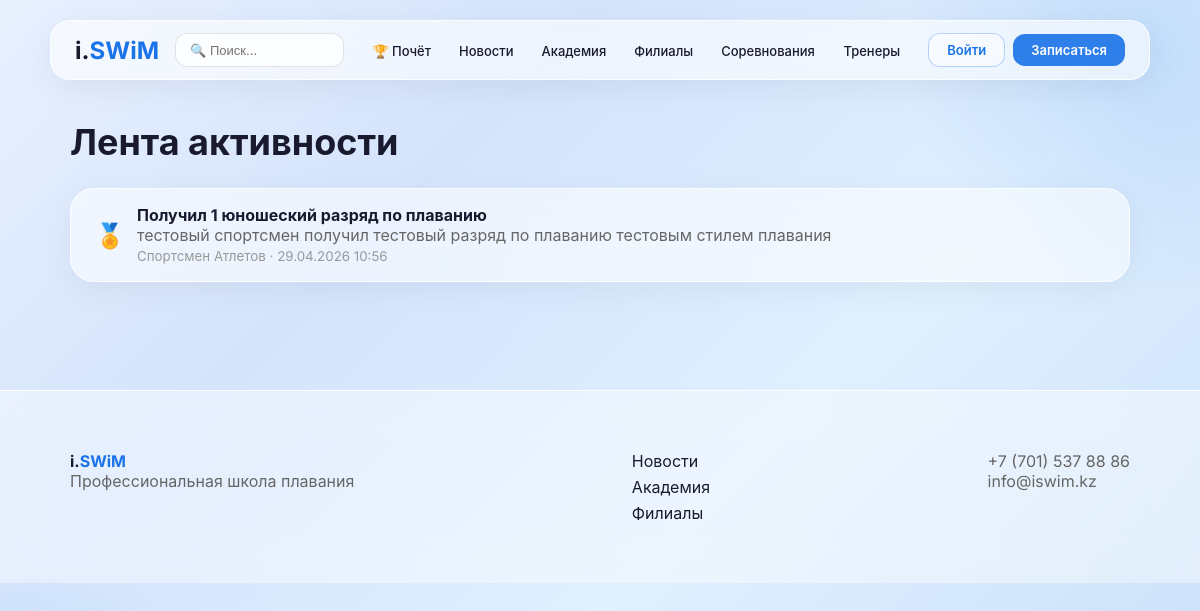
The page /activity/ on the database its author committed.
### activity/models.py (models this page shows, shortened)
class Activity(models.Model):
    ACTIVITY_TYPES = [
        ('achievement', 'Достижение'),
        ('competition', 'Соревнование'),
        ('record', 'Рекорд'),
        ('photo', 'Фото'),
        ('other', 'Другое'),
    ]
    user = models.ForeignKey(User, on_delete=models.CASCADE, related_name='activities', verbose_name='Пользователь')
    activity_type = models.CharField(max_length=20, choices=ACTIVITY_TYPES, verbose_name='Тип')
    title = models.CharField(max_length=300, verbose_name='Заголовок')
    description = models.TextField(blank=True, verbose_name='Описание')
    link = models.CharField(max_length=500, blank=True, verbose_name='Ссылка')
    created_at = models.DateTimeField(auto_now_add=True, verbose_name='Создано')
    class Meta:
        verbose_name = 'Активность'
        verbose_name_plural = 'Активности'
        ordering = ['-created_at']

### users/models.py (models this page shows, shortened)
class User(AbstractUser):
    middle_name = models.CharField(max_length=50, blank=True, verbose_name='Отчество')
    phone = models.CharField(max_length=20, blank=True, verbose_name='Телефон')
    avatar = models.ImageField(upload_to='avatars/', blank=True, verbose_name='Аватар')
    class Meta:
        verbose_name = 'Пользователь'
        verbose_name_plural = 'Пользователи'

### activity/views.py (the view)
# urls.py: path('activity/', ActivityListView.as_view(), name='activity_list'),
class ActivityListView(ListView):
    model = Activity
    template_name = 'activity/activity_list.html'
    context_object_name = 'activities'
    paginate_by = 20

### activity/templates/activity/activity_list.html
{% extends 'core/base.html' %}
{% block content %}
<div class="container">
    <h1 class="page-title">Лента активности</h1>
    {% for activity in activities %}
        <div class="glass-card" style="margin-bottom:8px;padding:16px 24px;display:flex;align-items:center;gap:12px;">
            <span style="font-size:24px;">
                {% if activity.activity_type == 'achievement' %}🏅
                {% elif activity.activity_type == 'record' %}⭐
                {% elif activity.activity_type == 'competition' %}🏊
                {% elif activity.activity_type == 'photo' %}📸
                {% else %}📣{% endif %}
            </span>
            <div style="flex:1;">
                <strong>{{ activity.title }}</strong>
                {% if activity.description %}<p style="color:#666;margin:0;">{{ activity.description }}</p>{% endif %}
                <small style="color:#999;">{{ activity.user.get_full_name }} · {{ activity.created_at|date:"d.m.Y H:i" }}</small>
            </div>
        </div>
    {% empty %}
        <p style="color:#999;">Событий пока нет</p>
    {% endfor %}
</div>
{% endblock %}

### core/templates/core/base.html (style rules this page uses)
* { margin: 0; padding: 0; box-sizing: border-box; }
body { font-family: 'Inter', -apple-system, BlinkMacSystemFont, sans-serif; background: linear-gradient(135deg, #e8f0fe 0%, #d4e4fc 30%, #e0f0ff 60%, #c8ddf8 100%); background-attachment: fixed; min-height: 100vh; color: #1a1a2e; -webkit-font-smoothing: antialiased; }
body::before { content: ''; position: fixed; top: -200px; right: -200px; width: 500px; height: 500px; background: radial-gradient(circle, rgba(26,115,232,0.15) 0%, transparent 70%); border-radius: 50%; pointer-events: none; z-index: 0; }
body::after { content: ''; position: fixed; bottom: -150px; left: -150px; width: 400px; height: 400px; background: radial-gradient(circle, rgba(0,180,216,0.12) 0%, transparent 70%); border-radius: 50%; pointer-events: none; z-index: 0; }
.container { max-width: 1100px; margin: 0 auto; padding: 20px; }
.glass-card { background: rgba(255,255,255,0.55); backdrop-filter: blur(20px); -webkit-backdrop-filter: blur(20px); border: 1px solid rgba(255,255,255,0.8); border-radius: 24px; padding: 32px; box-shadow: 0 8px 32px rgba(0,0,0,0.05); }
.page-title { font-size: 36px; font-weight: 700; margin-bottom: 24px; }

### rows shown on the page
Activity: title "Получил 1 юношеский разряд по плаванию", description "тестовый спортсмен получил тестовый разряд по плаванию тестовым стилем плавания", user.get_full_name "Спортсмен Атлетов", created_at "29.04.2026 10:56"
